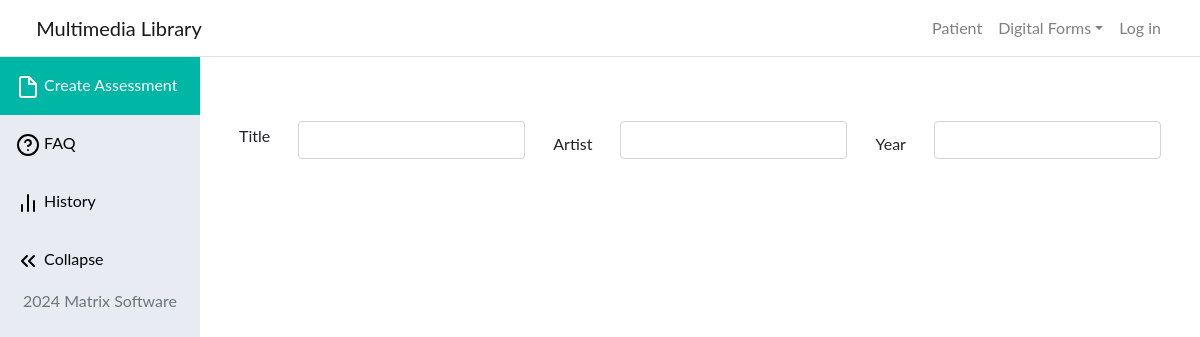
/music/songs/, run on an earlier commit of the app's database.
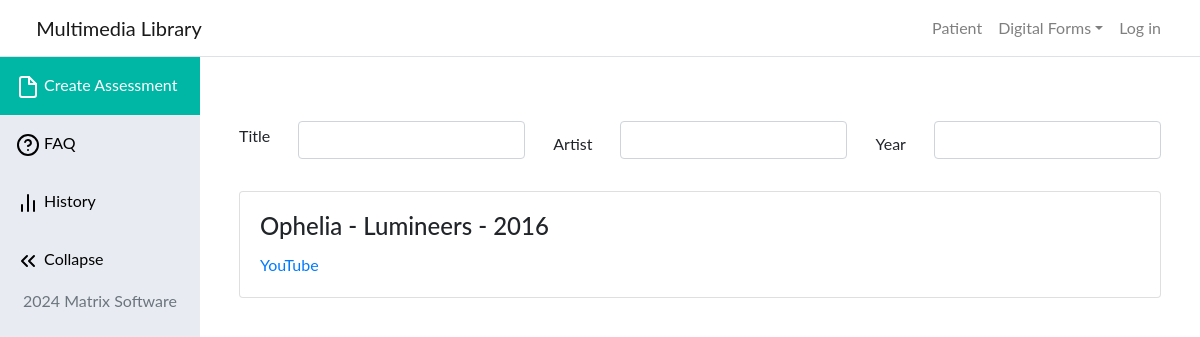
And on a later commit of the database.
### music_management/models.py (models this page shows, shortened)
class Song(models.Model):
    id = models.CharField(max_length=100, primary_key=True)
    title = models.CharField(max_length=100, null=True)
    youtube_link = models.CharField(max_length=100, null=True)
    music_link = models.CharField(max_length=100, null=True)
    class Meta:
        ordering = ["title"]

### music_management/views.py (the view)
# urls.py: path("songs/", views.display_songs, name="songs"),
def display_songs(request):
    items = Song.objects.all()
    context = {"items": items, "header": "Multimedia Library"}
    logging.info(items)
    return render(request, "music/songs.html", context)

### templates/music/songs.html (shortened to what this page needs)
{% extends "assessment/base.html" %}
{% block content %}
    <div class="container">
        <br>
        <br>
        <div class="d-flex justify-content-between flex-wrap flex-md-nowrap align-items-center pb-2 mb-3">
            <p>Title</p>
            <label>
                <input class="form-control" type="text">
            </label>
            <span>Artist</span><label>
            <input class="form-control" type="text">
        </label>
            <span>Year</span><label>
            <input class="form-control" type="text">
        </label>
        </div>
        {% for item in items %}
            <div class="card">
                <div class="card-horizontal">
                    <div class="card-body">
                        <h4 class="card-title">{{ item.id }}</h4>
                        <p class="card-text"><a href="{{ item.youtube_link }}">YouTube</a></p>
                    </div>
                </div>
            </div>
        {% endfor %}
    </div>
    </body>
{% endblock %}

### templates/assessment/base.html (shortened to what this page needs)
<!DOCTYPE html>
<html>
<head>
    <link href="https://cdn.jsdelivr.net/npm/bootstrap@4.5.3/dist/css/bootstrap.min.css" rel="stylesheet">
    <link href="https://cdn.jsdelivr.net/npm/@fortawesome/fontawesome-free@5.15.1/css/fontawesome.min.css"
          rel="stylesheet">
    <link href="https://cdn.jsdelivr.net/npm/@fortawesome/fontawesome-free@5.15.1/css/all.min.css" rel="stylesheet"
          type="text/css">
    <link href="https://cdn.jsdelivr.net/npm/jquery-datetimepicker@2.5.21/build/jquery.datetimepicker.min.css"
          rel="stylesheet">
    <link rel="stylesheet" href="https://cdn.jsdelivr.net/npm/bootstrap-icons@1.4.0/font/bootstrap-icons.css">
</head>
{% include 'navbar.html' %}
<div class="sidebar">
    <ul class="nav flex-column">
        <li class="nav-item">
            <a class="nav-link active" href="{% url "assessment:index" %}">
                <span data-feather="file"></span>
                Create Assessment
            </a>
        </li>
        <li class="nav-item">
            <a class="nav-link" href="faq">
                <span data-feather="help-circle"></span>
                FAQ
            </a>
        </li>
        <li class="nav-item">
            <a class="nav-link" href="/historyrecord">
                <span data-feather="bar-chart-2"></span>
                History
            </a>
        </li>
        <li class="nav-item">
            <a class="nav-link">
                <span data-feather="chevrons-left"></span>
                Collapse
            </a>
        </li>
    </ul>
    <div class="footer" style="bottom: 0">
        <div class="container-fluid text-center">
            <span class="text-muted"> 2024 Matrix Software</span>
        </div>
    </div>
</div>
<main role="main" class="ml-sm-auto col-lg-10 pt-3 px-4">
    {% block content %}
    {% endblock %}
</main>

### templates/navbar.html (shortened to what this page needs)
<!DOCTYPE html>
<html lang="en">
<body>
<nav class="navbar navbar-expand-lg navbar-light sticky-top border-bottom" style="background-color: white;">
    <div class="container-fluid">
        <a class="navbar-brand" href="/"><img alt="" class="vt-logo-image"
                                              width="50" focusable="false" aria-hidden="true"> <span>{{ header }}</span></a>
        <ul class="navbar-nav">
            <div class="collapse navbar-collapse" id="navbarSupportedContent">
                <ul class="navbar-nav mt-2 mt-lg-0">
                    <li><a class="nav-link" href="/patient"> Patient</a></li>
                    <li class="nav-item dropdown">
                        <a class="nav-link dropdown-toggle" href="{% url "assessment:index" %}" id="dropdown01"
                           data-toggle="dropdown" aria-haspopup="true" aria-expanded="false">Digital Forms</a>
                    </li>
                    {% if user.is_authenticated %}
                        <li class="nav-link"><a href="{% url "profile" %}">
                            <button type="button"
                                    class="btn btn-light">
                                {{ user.username }}</button>
                        </a>
                        </li>
                        <li class="nav-link"><a href="/logout">
                            <button type="button" class="btn btn-danger">logout
                            </button>
                        </a>
                        </li>
                    {% else %}
                        <li><a class="nav-link" href="{% url 'login' %}">Log in</a>
                        </li>
                    {% endif %}
                </ul>
            </div>
    </div>
</nav>
</body>
</html>

### templates/assessment/base.html (style rules this page uses)
body { margin: 0; font-family: "Lato", sans-serif; }
.sidebar { margin: 0; padding: 0; width: 200px; background-color: #e8ecf2; position: fixed; height: 100%; overflow: auto; }
.sidebar a { display: block; color: black; padding: 16px; text-decoration: none; }
.sidebar a.active { background-color: #00b7a6; color: white; }

What changed in the data, as far as the page shows it:
added Song: id "Ophelia - Lumineers - 2016"
